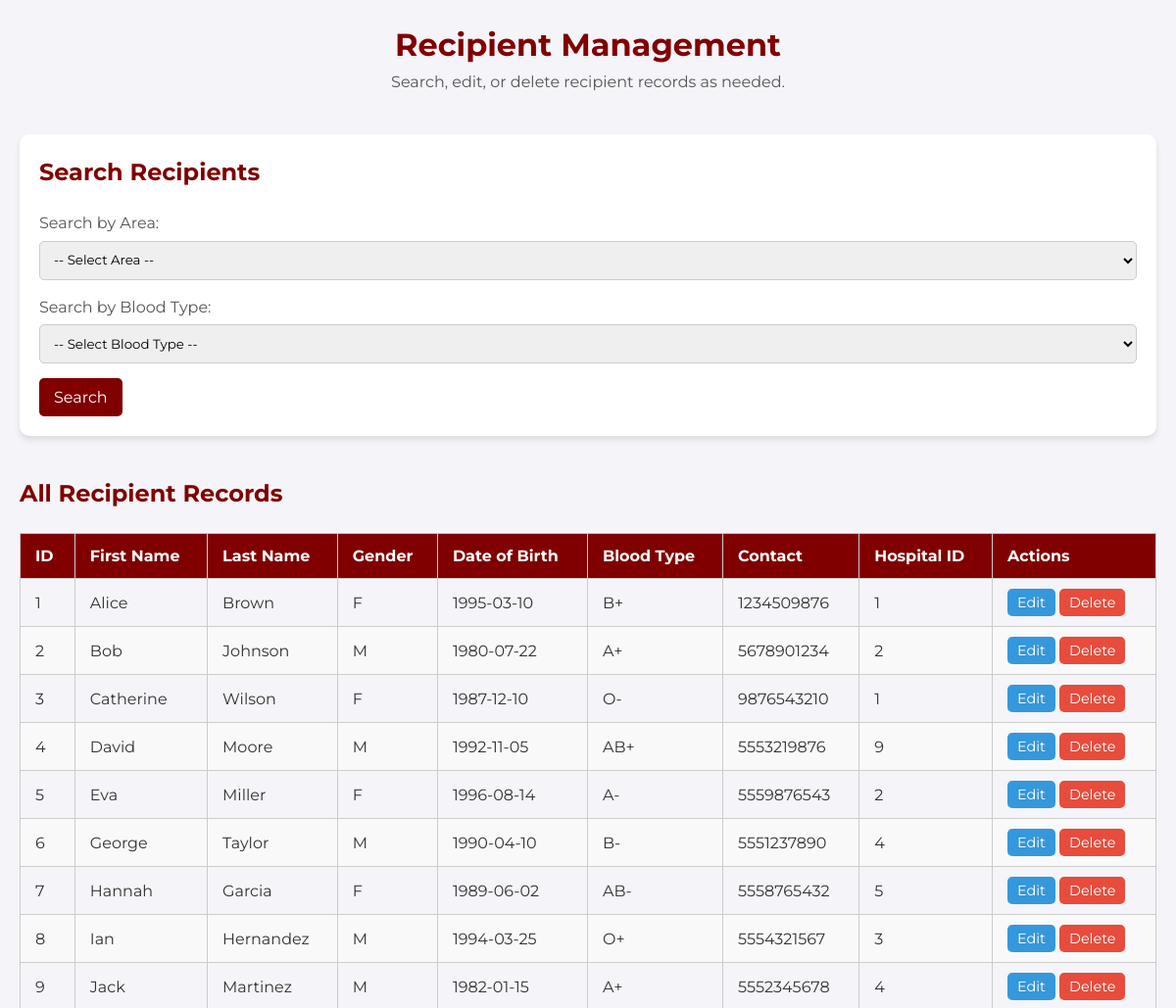
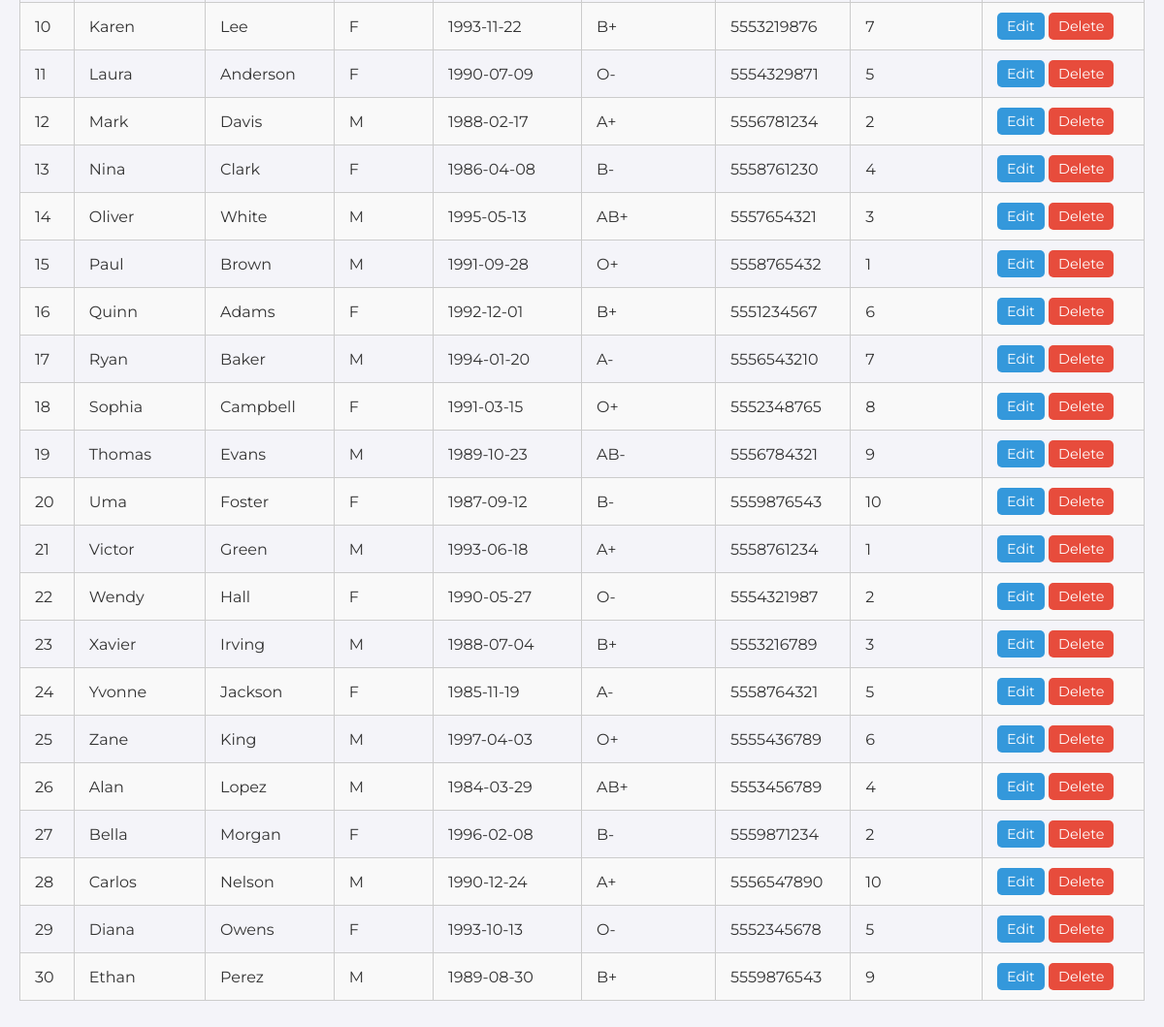
The app's page /managerecipient.php with its own data (2 pictures, top to bottom).
### tables this page shows
CREATE TABLE Recipient (
    RecipientID INT PRIMARY KEY,
    FirstName VARCHAR(50),
    LastName VARCHAR(50),
    Gender CHAR(1) CHECK (Gender IN ('M', 'F')),
    DateOfBirth DATE,
    BloodType CHAR(3),
    ContactNumber VARCHAR(15),
    HospitalID INT,
    FOREIGN KEY (HospitalID) REFERENCES Hospital(HospitalID)
);

### managerecipient.php (the view, shortened to what this page needs)
<?php
include 'db.php';
$allRecipientsQuery = "SELECT * FROM Recipient";
$allRecipientsResult = mysqli_query($conn, $allRecipientsQuery);
?>
<!DOCTYPE html>
<html lang="en">
<head>
    <link rel="stylesheet" href="recipientmanage.css">
</head>
<body>
    <div class="container">
        <header class="header">
            <h1>Recipient Management</h1>
            <p>Search, edit, or delete recipient records as needed.</p>
        </header>
        <section class="search-section">
            <h2>Search Recipients</h2>
            <form id="searchForm" method="POST" action="">
                <div class="search-group">
                    <label for="area">Search by Area:</label>
                    <select id="area" name="area">
                        <option value="">-- Select Area --</option>
                    </select>
                </div>
                <div class="search-group">
                    <label for="blood-type">Search by Blood Type:</label>
                    <select id="blood-type" name="blood-type">
                        <option value="">-- Select Blood Type --</option>
                    </select>
                </div>
                <button type="submit" class="search-btn" name="search">Search</button>
            </form>
        </section>
        <section class="recipient-list">
            <h2>All Recipient Records</h2>
            <table>
                <thead>
                    <tr>
                        <th>ID</th>
                        <th>First Name</th>
                        <th>Last Name</th>
                        <th>Gender</th>
                        <th>Date of Birth</th>
                        <th>Blood Type</th>
                        <th>Contact</th>
                        <th>Hospital ID</th>
                        <th>Actions</th>
                    </tr>
                </thead>
                <tbody>
                    <?php while ($row = mysqli_fetch_assoc($allRecipientsResult)) { ?>
                        <tr>
                            <td><?= $row['RecipientID']; ?></td>
                            <td><?= $row['FirstName']; ?></td>
                            <td><?= $row['LastName']; ?></td>
                            <td><?= $row['Gender']; ?></td>
                            <td><?= $row['DateOfBirth']; ?></td>
                            <td><?= $row['BloodType']; ?></td>
                            <td><?= $row['ContactNumber']; ?></td>
                            <td><?= $row['HospitalID']; ?></td>
                            <td>
                                <button class="edit-btn" onclick="editRecipient(<?= $row['RecipientID']; ?>)">Edit</button>
                                <button class="delete-btn" onclick="deleteRecipient(<?= $row['RecipientID']; ?>)">Delete</button>
                            </td>
                        </tr>
                    <?php } ?>
                </tbody>
            </table>
        </section>
    </div>
</body>
</html>

### recipientmanage.css (style rules this page uses)
* { margin: 0; padding: 0; box-sizing: border-box; font-family: "Montserrat", sans-serif; }
body { background-color: #f4f4f9; color: #333; line-height: 1.6; padding: 20px; }
.container { max-width: 1200px; margin: 0 auto; }
.header { text-align: center; margin-bottom: 40px; }
.header h1 { color: #800000; font-size: 2rem; }
.header p { color: #555; }
.search-section { background-color: #fff; padding: 20px; border-radius: 10px; box-shadow: 0 4px 6px rgba(0, 0, 0, 0.1); margin-bottom: 40px; }
.search-section h2 { color: #800000; margin-bottom: 20px; }
.search-group { margin-bottom: 15px; }
.search-group label { display: block; margin-bottom: 5px; color: #555; }
.search-group input, .search-group select { width: 100%; padding: 10px; border: 1px solid #ccc; border-radius: 5px; }
.search-btn { background-color: #800000; color: white; border: none; padding: 10px 15px; border-radius: 5px; cursor: pointer; font-size: 1rem; transition: background 0.3s ease; }
.recipient-list { margin-top: 40px; }
.recipient-list h2 { color: #800000; margin-bottom: 20px; }
table { width: 100%; border-collapse: collapse; margin-bottom: 20px; }
table th, table td { padding: 10px 15px; border: 1px solid #ccc; text-align: left; }
table th { background-color: #800000; color: white; }
table tr:nth-child(even) { background-color: #f9f9f9; }
.edit-btn, .delete-btn { padding: 5px 10px; border: none; border-radius: 5px; cursor: pointer; font-size: 0.9rem; }
.edit-btn { background-color: #3498db; color: white; }
.delete-btn { background-color: #e74c3c; color: white; }

### records on screen
recipient: RecipientID "1", FirstName "Alice", LastName "Brown", Gender "F", DateOfBirth "1995-03-10", BloodType "B+", ContactNumber "1234509876", HospitalID "1"
recipient: RecipientID "2", FirstName "Bob", LastName "Johnson", Gender "M", DateOfBirth "1980-07-22", BloodType "A+", ContactNumber "5678901234", HospitalID "2"
recipient: RecipientID "3", FirstName "Catherine", LastName "Wilson", Gender "F", DateOfBirth "1987-12-10", BloodType "O-", ContactNumber "9876543210", HospitalID "1"
recipient: RecipientID "4", FirstName "David", LastName "Moore", Gender "M", DateOfBirth "1992-11-05", BloodType "AB+", ContactNumber "5553219876", HospitalID "9"
recipient: RecipientID "5", FirstName "Eva", LastName "Miller", Gender "F", DateOfBirth "1996-08-14", BloodType "A-", ContactNumber "5559876543", HospitalID "2"
recipient: RecipientID "6", FirstName "George", LastName "Taylor", Gender "M", DateOfBirth "1990-04-10", BloodType "B-", ContactNumber "5551237890", HospitalID "4"
recipient: RecipientID "7", FirstName "Hannah", LastName "Garcia", Gender "F", DateOfBirth "1989-06-02", BloodType "AB-", ContactNumber "5558765432", HospitalID "5"
recipient: RecipientID "8", FirstName "Ian", LastName "Hernandez", Gender "M", DateOfBirth "1994-03-25", BloodType "O+", ContactNumber "5554321567", HospitalID "3"
recipient: RecipientID "9", FirstName "Jack", LastName "Martinez", Gender "M", DateOfBirth "1982-01-15", BloodType "A+", ContactNumber "5552345678", HospitalID "4"
recipient: RecipientID "10", FirstName "Karen", LastName "Lee", Gender "F", DateOfBirth "1993-11-22", BloodType "B+", ContactNumber "5553219876", HospitalID "7"
recipient: RecipientID "11", FirstName "Laura", LastName "Anderson", Gender "F", DateOfBirth "1990-07-09", BloodType "O-", ContactNumber "5554329871", HospitalID "5"
recipient: RecipientID "12", FirstName "Mark", LastName "Davis", Gender "M", DateOfBirth "1988-02-17", BloodType "A+", ContactNumber "5556781234", HospitalID "2"
recipient: RecipientID "13", FirstName "Nina", LastName "Clark", Gender "F", DateOfBirth "1986-04-08", BloodType "B-", ContactNumber "5558761230", HospitalID "4"
recipient: RecipientID "14", FirstName "Oliver", LastName "White", Gender "M", DateOfBirth "1995-05-13", BloodType "AB+", ContactNumber "5557654321", HospitalID "3"
recipient: RecipientID "15", FirstName "Paul", LastName "Brown", Gender "M", DateOfBirth "1991-09-28", BloodType "O+", ContactNumber "5558765432", HospitalID "1"
recipient: RecipientID "16", FirstName "Quinn", LastName "Adams", Gender "F", DateOfBirth "1992-12-01", BloodType "B+", ContactNumber "5551234567", HospitalID "6"
recipient: RecipientID "17", FirstName "Ryan", LastName "Baker", Gender "M", DateOfBirth "1994-01-20", BloodType "A-", ContactNumber "5556543210", HospitalID "7"
recipient: RecipientID "18", FirstName "Sophia", LastName "Campbell", Gender "F", DateOfBirth "1991-03-15", BloodType "O+", ContactNumber "5552348765", HospitalID "8"
recipient: RecipientID "19", FirstName "Thomas", LastName "Evans", Gender "M", DateOfBirth "1989-10-23", BloodType "AB-", ContactNumber "5556784321", HospitalID "9"
recipient: RecipientID "20", FirstName "Uma", LastName "Foster", Gender "F", DateOfBirth "1987-09-12", BloodType "B-", ContactNumber "5559876543", HospitalID "10"
recipient: RecipientID "21", FirstName "Victor", LastName "Green", Gender "M", DateOfBirth "1993-06-18", BloodType "A+", ContactNumber "5558761234", HospitalID "1"
recipient: RecipientID "22", FirstName "Wendy", LastName "Hall", Gender "F", DateOfBirth "1990-05-27", BloodType "O-", ContactNumber "5554321987", HospitalID "2"
recipient: RecipientID "23", FirstName "Xavier", LastName "Irving", Gender "M", DateOfBirth "1988-07-04", BloodType "B+", ContactNumber "5553216789", HospitalID "3"
recipient: RecipientID "24", FirstName "Yvonne", LastName "Jackson", Gender "F", DateOfBirth "1985-11-19", BloodType "A-", ContactNumber "5558764321", HospitalID "5"
recipient: RecipientID "25", FirstName "Zane", LastName "King", Gender "M", DateOfBirth "1997-04-03", BloodType "O+", ContactNumber "5555436789", HospitalID "6"
recipient: RecipientID "26", FirstName "Alan", LastName "Lopez", Gender "M", DateOfBirth "1984-03-29", BloodType "AB+", ContactNumber "5553456789", HospitalID "4"
recipient: RecipientID "27", FirstName "Bella", LastName "Morgan", Gender "F", DateOfBirth "1996-02-08", BloodType "B-", ContactNumber "5559871234", HospitalID "2"
recipient: RecipientID "28", FirstName "Carlos", LastName "Nelson", Gender "M", DateOfBirth "1990-12-24", BloodType "A+", ContactNumber "5556547890", HospitalID "10"
recipient: RecipientID "29", FirstName "Diana", LastName "Owens", Gender "F", DateOfBirth "1993-10-13", BloodType "O-", ContactNumber "5552345678", HospitalID "5"
recipient: RecipientID "30", FirstName "Ethan", LastName "Perez", Gender "M", DateOfBirth "1989-08-30", BloodType "B+", ContactNumber "5559876543", HospitalID "9"
